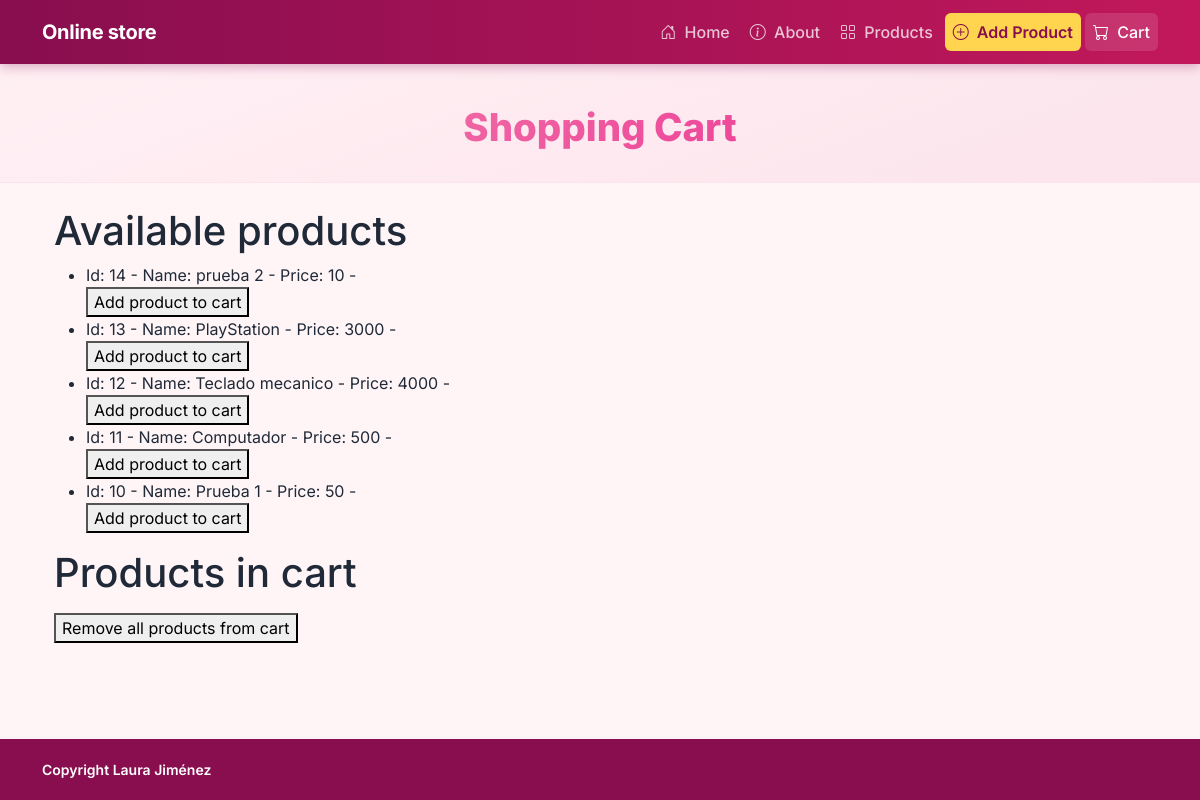
Page /cart/ on the committed database.
### products/models.py (models this page shows, shortened)
class Product(models.Model):
    name = models.CharField(
        max_length=200,
        verbose_name='Nombre del producto',
    )
    price = models.IntegerField(
        verbose_name='Precio (USD)',
    )
    description = models.TextField(
        verbose_name='Descripción',
        blank=True,
        null=True,
    )
    created_at = models.DateTimeField(
        auto_now_add=True,
        verbose_name='Creado el',
    )
    updated_at = models.DateTimeField(
        auto_now=True,
        verbose_name='Actualizado el',
    )
    class Meta:
        ordering = ['-created_at']
        verbose_name = 'Producto'
        verbose_name_plural = 'Productos'

### pages/views.py (the view, shortened to what this page needs)
# urls.py: path('cart/', CartView.as_view(), name='cart_index'),
class CartView(View):
    template_name = 'cart/index.html'
    def get(self, request):
        db_products = Product.objects.all()
        products = {str(p.id): p for p in db_products}
        cart_products = {}
        cart_product_data = request.session.get('cart_product_data', {})
        for key, product in products.items():
            if str(key) in cart_product_data.keys():
                cart_products[key] = product
        view_data = {
            'title': 'Cart - Online Store',
            'subtitle': 'Shopping Cart',
            'products': products,
            'cart_products': cart_products
        }
        return render(request, self.template_name, view_data)

### pages/templates/cart/index.html (shortened to what this page needs)
{% extends 'base.html' %}
{% block header_title %} {{subtitle}} {% endblock %}
{% block content %}
<div class="container">
    <div class="row justify-content-center">
        <div class="col-md-12">
            <h1>Available products</h1>
            <ul>
                {% for key, product in products.items %}
                <li>
                    Id: {{ key }} -
                    Name: {{ product.name }} -
                    Price: {{ product.price }} -
                    <form method="post" action="{% url 'pages:cart_add' key %}">
                        <button type="submit">Add product to cart</button>
                    </form>
                </li>
                {% endfor %}
            </ul>
        </div>
    </div>
    <div class="row justify-content-center">
        <div class="col-md-12">
            <h1>Products in cart</h1>
            <form method="post" action="{% url 'pages:cart_removeAll' %}">
                <button type="submit">Remove all products from cart</button>
            </form>
        </div>
    </div>
</div>
{% endblock %}

### static/pages/app.css (style rules this page uses)
:root { --color-brand-primary: #f48fb1; --color-brand-secondary: #f06292; --color-brand-accent: #ffd54f; --color-bg-body: #fff5f7; --color-bg-card: #ffffff; --color-text-muted: #9e7b8a; --color-border: #fce4ec; --gradient-brand: linear-gradient(135deg, var(--color-brand-primary), var(--color-brand-secondary)); --gradient-hero: linear-gradient(160deg, #fff0f4 0%, #fce4ec 100%); --shadow-sm: 0 1px 3px rgba(0, 0, 0, .08), 0 1px 2px rgba(0, 0, 0, .06); --shadow-md: 0 4px 12px rgba(0, 0, 0, .10); --shadow-lg: 0 10px 30px rgba(244, 143, 177, .30); --radius-sm: 6px; --radius-md: 12px; --radius-lg: 20px; --font-main: 'Inter', system-ui, -apple-system, sans-serif; }
*, *::before, *::after { box-sizing: border-box; }
body { font-family: var(--font-main); background-color: var(--color-bg-body); color: #1f2937; min-height: 100vh; display: flex; flex-direction: column; }

### rows in the picture
Product: id "14", name "prueba 2", price "10"
Product: id "13", name "PlayStation", price "3000"
Product: id "12", name "Teclado mecanico", price "4000"
Product: id "11", name "Computador", price "500"
Product: id "10", name "Prueba 1", price "50"

### other values in the picture
{{ subtitle }} "Shopping Cart"
